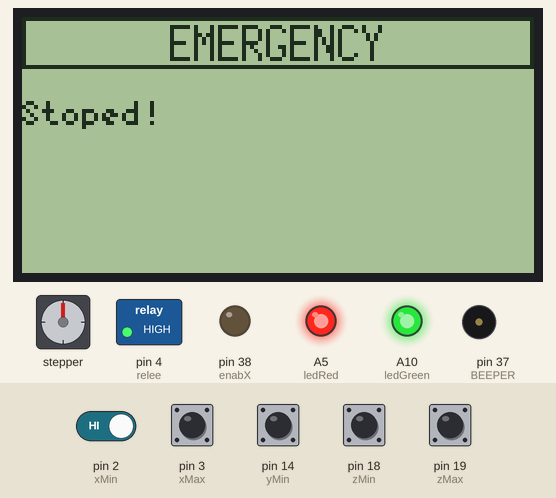
This sketch was run on a simulated Arduino Mega 2560, built with avr-gcc and run on an emulated ATmega2560. On the bench: stepper motor, 128×64 one-colour display, switched loads named in the sketch (green lamp = pin HIGH), output pins drawn as LEDs (lit = HIGH), buzzer (waves = sounding). Wiring (inferred from the names in the program): stepper motor driver (200 steps per turn assumed): step A0; direction A1. The test bench sets the inputs (shaded band); at power-on: pin 2 (xMin), pin 3 (xMax), pin 14 (yMin), pin 18 (zMin), pin 19 (zMax) HIGH. Pins used as bus, display or sensor lines are not drawn.

Above: at 1.6 s.
1.7 s: pin 14 (yMin) pulled LOW for 1 s
At 2.6 s:
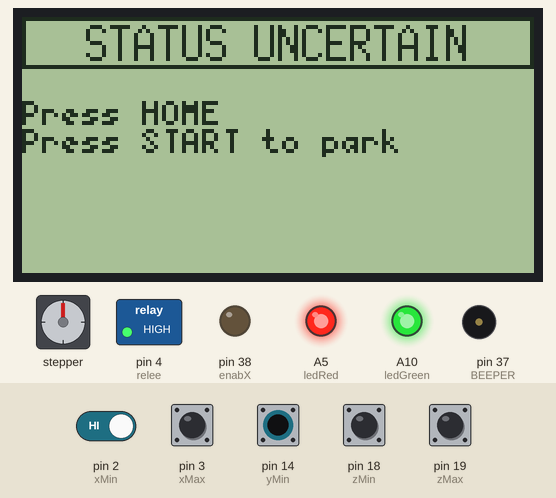
4.5 s: pin 14 (yMin) pulled LOW for 1 s
At 5.45 s:
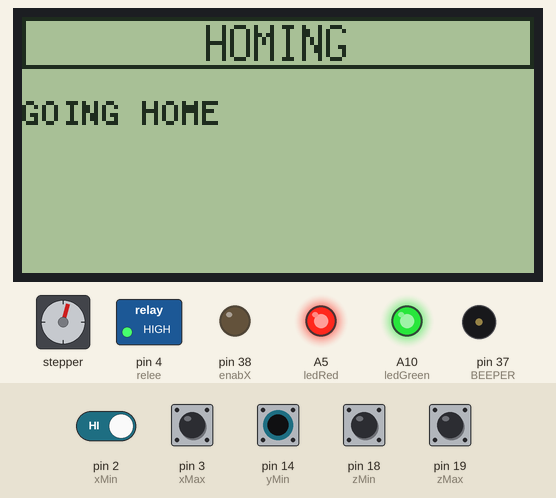
7.3 s: pin 14 (yMin) pulled LOW for 1 s
At 9.5 s:
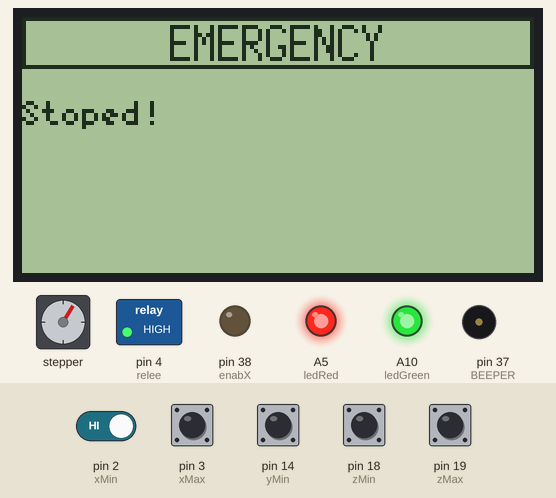
9.8 s: pin 14 (yMin) pulled LOW for 1 s
At 10.68 s:
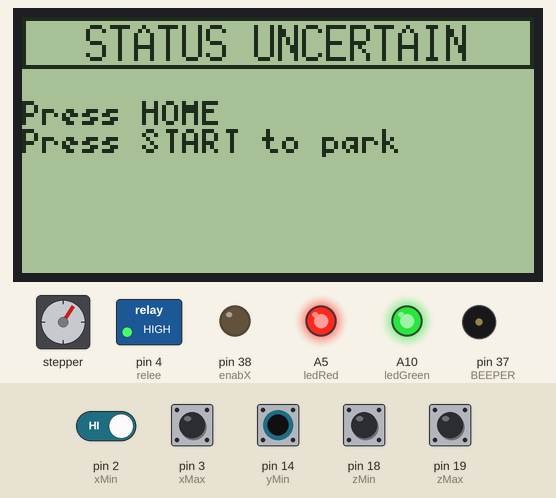
12.7 s: pin 2 (xMin) driven LOW and pin 14 (yMin) driven LOW
At 13.7 s:
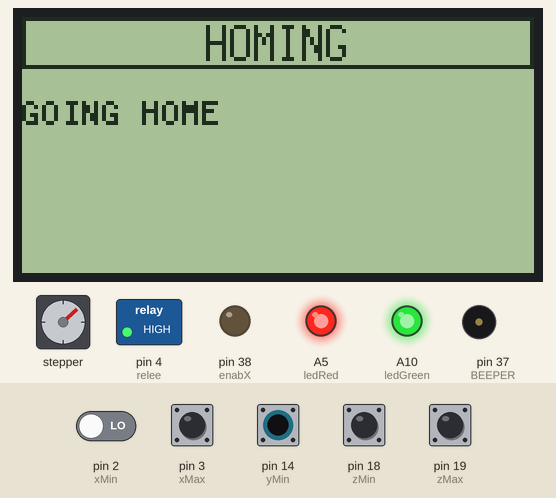
15.7 s: pin 14 (yMin) driven HIGH
At 17.3 s:
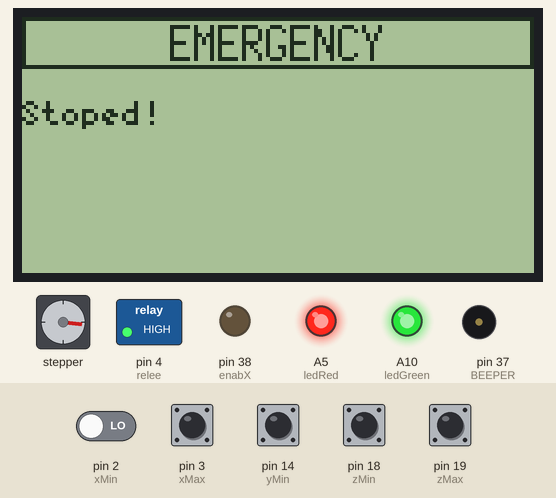
Timing chart, 0 to 18.5 s (numbered marks = the images above; inputs shaded):
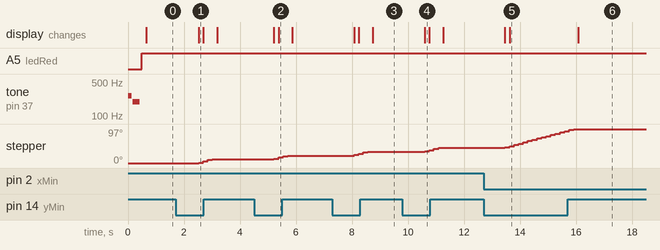

Measured:
- after the input at 1.7 s, stepper: turns 10° clockwise in 0.49 s, starting after 0.82 s; the display: changes after 0.82 s (image 1)
- after the input at 4.5 s, stepper: turns 11° clockwise in 0.49 s, starting after 0.71 s; the display: first changes after 0.71 s (image 2 shows a later state)
- after the input at 7.3 s, stepper: turns 11° clockwise in 0.49 s, starting after 0.78 s; the display: first changes after 0.78 s (image 3 shows a later state)
- after the input at 9.8 s, stepper: turns 11° clockwise in 0.49 s, starting after 0.80 s; the display: changes after 0.80 s (image 4)
- after the input at 12.7 s, stepper: keeps turning clockwise at about 23°/s, starting after 0.76 s; the display: first changes after 0.76 s (image 5 shows a later state)
- after the input at 15.7 s, stepper: goes on until 15.9 s, then stays 97°; the display: changes after 0.39 s (image 6)

The sketch:

cableTest3.ino
```cpp
#include <U8glib.h>
#include "pitches.h"


#define enabX 38
#define stepX A0
#define dirX A1

#define enabY A3
#define stepY A6
#define dirY A7

#define xMin 2 //move HOME
#define xMax 3 //move START
#define yMin 14 // bottom position
#define yMax 15 //top position
#define zMin 18 //emergency
#define zMax 19 //NC
#define c1 A3 // connector 1 / curent de fuga
#define c2 A4 // connector 2 / continuitate fire
#define ledRed A5
#define ledGreen A10
#define relee 4

#define BEEP_OK 1
#define BEEP_ERROR 2
#define BEEP_FINISH 3
#define BEEP_WAITING 4


#define MOVE_UP 1
#define MOVE_DOWN 0
boolean isMoving=false;
int moveDirection=0;


//switches
int emergencyButton=0; //not presset
int contact = 0; //not presset
int maxLimit =0; //not presset
int minLimit = 0; //not presset
int startButton = 1; //not presset
int homeButton = 1; //not presset

long debounceDelay = 50;    // the debounce time; increase if the output flickers
long lastDebounceTimeEmergency = 0;  // the last time the output pin was toggled
int emergencyState;
int lastEmergencyState=1;

// state machine
int isInitialized = 0; //pana cand nu sunt verificate cablurile
int operationFinish =0; //cand s-a terminat operatia
int maxState;
int minState;
int checkingCableStatus = 0; //process de verificare a cablului
unsigned long tmpTime; //temp variable for timeout calculation
int timeout =10000; //time to wait in cable checking process
//cable present
bool cablePresent = false; //if cables are attached to machine
long tmpCheckCableTime=0;
int checkCablePresentCounter=0; //counter incrementat la verificarea existentei cablului

//cable leakeage
bool cableLeakeage =false; //daca cablul are gauri
long tmpCheckLeakeageTime = 0; //tmp pentru verificare periodica
int checkLeakeageCounter = 0; // counter incrementat la verificarea curentului
float leakeageCurrent = 0; //suma curentului pierdut la fiecare verificare;
int leakeageTimeout = 2000; //la ce intervale se verifica daca exista pierderi
int leackeageCounter = 15; // de cate ori se ruleaza verificarea cablului

//display
#define LCD_PINS_RS 16
#define LCD_PINS_ENABLE 17
#define LCD_PINS_D4 23
#define LCD_PINS_D5 25
#define LCD_PINS_D6 27
#define LCD_PINS_D7 29
#define BEEPER 37
#define BTN_EN1 31
#define BTN_EN2 33
#define BTN_ENC 35
#define SDCARDDETECT 22
#define MISO 50
#define MOSI 51
#define SCK 52
#define SS 53

U8GLIB_ST7920_128X64_1X u8g(LCD_PINS_D4, LCD_PINS_ENABLE, LCD_PINS_RS);

//temp memory
char* buff1;
char* buff2;
char* buff3;
char* buff4;


bool debugEnabled=false;
char *message[4];
char *debugMsg[10];
char *title = "";
uint8_t menu_redraw_required = 0;
int displayCounter=0;

int machineState=0;

void setup() {
  Serial.begin(9600);

  printTitle( "INITIALIZATION");

  pinMode(stepX,OUTPUT);
  pinMode(dirX,OUTPUT);
  pinMode(enabX,OUTPUT);

  pinMode(relee, OUTPUT);
  digitalWrite(relee, HIGH);

  pinMode(xMin, INPUT_PULLUP);
  pinMode(xMax, INPUT_PULLUP);
  pinMode(yMin, INPUT_PULLUP);
  pinMode(xMax, INPUT_PULLUP);
  pinMode(zMin, INPUT_PULLUP);
  pinMode(zMax, INPUT_PULLUP);
  pinMode(c1, INPUT_PULLUP);
  pinMode(c2, INPUT_PULLUP);

  pinMode(ledRed, OUTPUT);
  pinMode(ledGreen, OUTPUT);
  digitalWrite(enabX,LOW);
  digitalWrite(ledRed,HIGH);
  digitalWrite(ledGreen, HIGH);
  buzz(BEEP_OK);

  u8g.setColorIndex(1);         // pixel on
  //char *msg[2]={"rand 1","rand 2"};
  //printMessage(msg);

}
int freeRam (){
  extern int __heap_start, *__brkval;
  int v;
  return (int) &v - (__brkval == 0 ? (int) &__heap_start : (int) __brkval);
}
void loop() {


  //green on
  //digitalWrite(ledRed,LOW);
  //digitalWrite(ledGreen, HIGH);
  //delay(1000);

  //red on
  //digitalWrite(ledRed,HIGH);
  //digitalWrite(ledGreen, LOW);
  //delay(1000);

  //off red/green
  //digitalWrite(ledRed,HIGH);
  //digitalWrite(ledGreen, HIGH);
  //delay(1000);

  //debugInputs();
  //return;
  maxLimit = digitalRead(xMax);
  minLimit = digitalRead(xMin);
  startButton = digitalRead(zMin);
  homeButton = digitalRead(zMax);

  emergencyButton=digitalRead(yMin);
  debounceEmergency(emergencyButton);

  checkMachineState();
  doCycle();

  if (  menu_redraw_required != 0 ) {
    u8g.firstPage();
    do  {
      draw();
    } while( u8g.nextPage() );
    menu_redraw_required = 0;
  }

  free(buff1);
  free(buff2);
  free(buff3);
  free(buff4);

  moving();
  //Serial.print("memory");
  //Serial.println(freeRam());
  //Serial.print("machine state: ");
  //Serial.println(machineState);
}

#define STATE_UNCERTAIN 1
#define STATE_EMERGENCY 0
#define STATE_GOING_HOME 2
#define STATE_HOME 3

void checkMachineState(){

  //avarie
  if(emergencyState == 1){
    machineState=0;
    return;
  }

  //masina a ajuns in home
  //if(isMoving == true && maxLimit ==1){
  //  machineState=STATE_HOME;
  //  return;
  //}

  //---------------
  return;
  if(emergencyState == 0 && machineState ==0){
    machineState+=1;
    return;
  }

  //masina se va deplasa catre pozitia HOME
  if(homeButton ==1 && isMoving == false && machineState==STATE_UNCERTAIN){
    machineState=STATE_GOING_HOME;
    return;
  }

  //masina a ajuns in home
  if(isMoving == true && maxLimit ==1){
    machineState=STATE_HOME;
    return;
  }

}

void doCycle(){
  switch(machineState){
    case STATE_UNCERTAIN:
      doUncentaint();
      break;
    case STATE_EMERGENCY:
      doEmergency();
      break;
    case STATE_GOING_HOME:
      doHome();
      break;
    case STATE_HOME:
      doReady();
      break;
  }
}

void doReady(){
  printTitle("HOME POSITION");
  stopMovement();
  char *msg[] ={"","Machine ready","Please attach cables",""};
  printMessage(msg);
}

void doHome(){
    printTitle("HOMING");
    char *msg[] = {"","GOING HOME","",""};
    printMessage(msg);
    isMoving = true;
    moveDirection = MOVE_UP;
    digitalWrite(dirX,MOVE_UP);
    moving();
    digitalWrite(ledRed,HIGH);
    digitalWrite(ledGreen, HIGH);
}

void doEmergency(){
    printTitle("EMERGENCY");
    char *msg[] = {"","Emergency button presset","",""};
    printMessage(msg);
    resetMachineState();
    stopMovement();
    if(emergencyState == 0){
      machineState = STATE_UNCERTAIN;
    }

}

void doUncentaint(){
    printTitle("STATUS UNCERTAIN");
    char *msg[] = {"","Press HOME","Press START to park",""};
    printMessage(msg);
    digitalWrite(ledRed,HIGH);
    digitalWrite(ledGreen, HIGH);
    if(homeButton ==1 && isMoving == false){
      machineState = STATE_GOING_HOME;
    }
}

void resetMachineState(){
    isInitialized = 0;
    cablePresent =false;
    checkingCableStatus =0;
    operationFinish = 0;
    checkLeakeageCounter=0;
    leakeageCurrent = 0;
    checkCablePresentCounter =0;
    digitalWrite(ledRed,HIGH);
    digitalWrite(ledGreen, HIGH);
}

float fmap(float x, float in_min, float in_max, float out_min, float out_max) {
  return (x - in_min) * (out_max - out_min) / (in_max - in_min) + out_min;
}

void startCheckingCable(){
  //if( millis()-tmpCheckLeakeageTime <leakeageTimeout)
  //  return;
  //tmpCheckLeakeageTime = millis();

  checkLeakeageCounter++;
  printTitle("CABLE INTEGRITY");
  char *msg[] ={"","Checking clable","Please wait",""};
  pinMode(c2, INPUT_PULLUP);
  pinMode(c1, INPUT_PULLUP);
  delay(500);
  int val1= analogRead(c1);
  int val2 = analogRead(c2);
  float amp1=0.000;
  float amp2=0.000;
  msg[1]="Test counter ";
  msg[2]="Leak current: ";
  msg[3]="Leak current: ";

  // (5V -v_drop)/15k = curent de fuga
  amp1 = (5-fabs(fmap(val1, 0.0, 1023.0, 0.01, 5.0)))/15;
  amp2 = (5-fabs(fmap(val2, 0.0, 1023.0, 0.01, 5.0)))/15;
  leakeageCurrent=leakeageCurrent+amp1;
  leakeageCurrent=leakeageCurrent+amp2;

  char t1[3];
  char t2[5];
  char t3[5];
  itoa(checkLeakeageCounter, t1,10);
  dtostrf(amp1, 3, 2, t2);
  dtostrf(amp2, 3, 2, t3);
  buff1 =(char*) malloc(30*sizeof(char));
  buff2 =(char*) malloc(30*sizeof(char));
  buff3 =(char*) malloc(30*sizeof(char));

  sprintf(buff1,"Test counter %s",t1);
  sprintf(buff2,"Leak current:  %smA",t2);
  sprintf(buff3,"Leak current:  %smA",t3);

  //msg[0]=buff1;
  msg[2]=buff2;
  msg[3]=buff3;

  printMessage(msg);
  buzz(BEEP_WAITING);
}

boolean checkCableStillPresent(){
  int s2 = analogRead(c2);
  float current2 = s2 * (5.0 / 1023.0 * 1.2);

  return current2 > 3;
}

void checkCablePresent(){
  if( millis()-tmpCheckCableTime <1000)
    return;
  tmpCheckCableTime = millis();

  char *msg[] ={"","Checking for cables ...","Please wait",""};
  char *msgEmpty[] ={"","","Please wait...",""};
  char *msgNotPresent[] ={"","Cable not present","Please attach cables",""};
  //pinMode(c2, OUTPUT);
  //pinMode(c1, INPUT_PULLUP);
  //digitalWrite(c2, LOW);
  checkCablePresentCounter++;

  int s2 = analogRead(c2);
  float current2 = s2 * (5.0 / 1023.0 * 1.2);
  Serial.print(" c2: ");
  Serial.println(current2);


  char t1[3];
  itoa(checkCablePresentCounter, t1,10);
  buff4 =(char*) malloc(30*sizeof(char));
  msgNotPresent[1]="Wait cable detection ";
  sprintf(buff4,"%s %i",msgNotPresent[1],checkCablePresentCounter);

  msgNotPresent[1]=buff4;
  if(current2 < 3){

    printMessage(msgNotPresent);
    buzz(BEEP_WAITING);
  }else{
    if(checkCablePresentCounter>3){
      cablePresent=true;
      //pinMode(c2, INPUT_PULLUP);
      printTitle("CABLE ATTACHED");
      msgNotPresent[1] = "Cable detected!";
      msgNotPresent[2] = "Press START";
      printMessage(msgNotPresent);

      buzz(BEEP_OK);
    }
  }
}

void debugInputs(){
  //char *str[12]={"DownL: ",char(digitalRead(xMin)),
  //  " UpL: ",char(digitalRead(xMax))," C: ",char(digitalRead(yMin)),
  //  " E: ",char(digitalRead(yMax)),
  Serial.print(" Down: ");
  Serial.print(digitalRead(zMin));
  Serial.print(" Up: ");
  Serial.print(digitalRead(zMax));
  Serial.print(" C1: ");
  Serial.print(digitalRead(c1));
  Serial.print(" C2: ");
  Serial.print(digitalRead(c2));
  Serial.println();
   //debug(str);
}

void moving(){
 if(isMoving==false)
    return;

 int speedDelay=500;

  digitalWrite(stepX, LOW);
  delayMicroseconds(4);
  digitalWrite(stepX, HIGH);
  delayMicroseconds(speedDelay);
  //char *str[3] = {"moving to:",char(moveDirection),"<--"};
  //debug(str);
}

void stopMovement(){
  isMoving=false;
  char *msg[] = {"","Stoped!","",""};
  printMessage(msg);
}

void printTitle(char *msg){
  if(title!=msg){
    title=msg;
    menu_redraw_required=1;
  }
}

void printMessage(char *msg[]){
    //Serial.print("msg: ");
    for(uint8_t i=0;i<4;i++){
      //Serial.print(msg[i]);
      message[i]=msg[i];
      //if(i<3)
      // Serial.print(" / ");
    }
   // Serial.println("");
    menu_redraw_required=1;
}

void draw(){
  char *str[1] = {"drawing title"};
  //debug(str);

  u8g_uint_t w, d;
  uint8_t i, h,offsetTitle;

  u8g.setFont(u8g_font_6x13);
  u8g.setFontRefHeightText();
  u8g.setFontPosTop();
  h = u8g.getFontAscent()-u8g.getFontDescent();
  w = u8g.getWidth();
  u8g.drawFrame(0, 0, w, h+2);
  offsetTitle = h+2;
  //u8g.setDefaultForegroundColor();
  //u8g.setDefaultBackgroundColor();
  d = (w-u8g.getStrWidth(title))/2;
  u8g.drawStr( d, 1, title);

  //draw message
  u8g.setFont(u8g_font_5x7);
  u8g.setFontRefHeightText();
  u8g.setFontPosTop();

  h = u8g.getFontAscent()-u8g.getFontDescent();
  w = u8g.getWidth();
  for( i = 0; i < 4; i++ ) {
    d = (w-u8g.getStrWidth(message[i]))/2;
    //u8g.setDefaultForegroundColor();

    u8g.drawStr(0, i*h+offsetTitle, message[i]);
  }
}

void debug(char *msg[]){
  return;
  if(debugEnabled == false)
    return;
  for(uint8_t i=0;i<sizeof(msg);i++){
    Serial.print(i);
    Serial.print("/");
    Serial.print(sizeof(msg));
    Serial.print(" d:-->");
    Serial.print(msg[i]);
    Serial.println("<--");
  }
  Serial.println();
}


void buzz(int k){
  int finishMelody[] = {NOTE_C4, NOTE_G3, NOTE_G3, NOTE_A3, NOTE_G3, 0, NOTE_B3, NOTE_C4};
  int finishNoteDuration[] = {4, 8, 8, 4, 4, 4, 4, 4};

  int okMelody[] = {NOTE_C4, NOTE_G3};
  int okDuration[] = {8,4};

  int waitingMelody[] = {NOTE_D3, NOTE_A5};
  int waitingDuration[] = {8,8};

  int errorMelody[] = {NOTE_D3, NOTE_A5,NOTE_D3, NOTE_A5,NOTE_D3, NOTE_A5,NOTE_D3, NOTE_A5};
  int errorDuration[] = {8,8,8,8,8,8,8,8};

  switch(k){
    case BEEP_FINISH:
        for(int thisNote=0;thisNote<8;thisNote++){
          int noteDuration = 1000 / finishNoteDuration[thisNote];
          tone(BEEPER, finishMelody[thisNote], noteDuration);
          delay(noteDuration * 1.30);
          noTone(BEEPER);
        }
      break;
    case BEEP_OK:
      digitalWrite(ledRed,LOW);
      digitalWrite(ledGreen, HIGH);

      for(int thisNote=0;thisNote<2;thisNote++){
          int noteDuration = 1000 / okDuration[thisNote];
          tone(BEEPER, okMelody[thisNote], noteDuration);
          delay(noteDuration * 1.30);
          noTone(BEEPER);
        }
      break;
    case BEEP_ERROR:
       digitalWrite(ledRed,HIGH);
       digitalWrite(ledGreen, LOW);

       for(int k = 0;k<5;k++){
        for(int thisNote=0;thisNote<2;thisNote++){
            int noteDuration = 1000 / errorDuration[thisNote];
            tone(BEEPER, errorMelody[thisNote], noteDuration);
            delay(noteDuration * 1.30);
            noTone(BEEPER);
          }
       }
      break;
    case BEEP_WAITING:
      for(int thisNote=0;thisNote<2;thisNote++){
          int noteDuration = 1000 / waitingDuration[thisNote];
          tone(BEEPER, waitingMelody[thisNote], noteDuration);
          delay(noteDuration * 1.30);
          noTone(BEEPER);
        }
      break;
  }

}


void debounceEmergency(int reading){
  if(reading != lastEmergencyState){
    lastDebounceTimeEmergency =millis();
  }

  if((millis() - lastDebounceTimeEmergency) > debounceDelay) {
    if(reading != emergencyState){

      emergencyState = reading;
    }
  }

  lastEmergencyState = reading;
}
```

pitches.h
```cpp
/*************************************************
 * Public Constants
 *************************************************/

#define NOTE_B0  31
#define NOTE_C1  33
#define NOTE_CS1 35
#define NOTE_D1  37
#define NOTE_DS1 39
#define NOTE_E1  41
#define NOTE_F1  44
#define NOTE_FS1 46
#define NOTE_G1  49
#define NOTE_GS1 52
#define NOTE_A1  55
#define NOTE_AS1 58
#define NOTE_B1  62
#define NOTE_C2  65
#define NOTE_CS2 69
#define NOTE_D2  73
#define NOTE_DS2 78
#define NOTE_E2  82
#define NOTE_F2  87
#define NOTE_FS2 93
#define NOTE_G2  98
#define NOTE_GS2 104
#define NOTE_A2  110
#define NOTE_AS2 117
#define NOTE_B2  123
#define NOTE_C3  131
#define NOTE_CS3 139
#define NOTE_D3  147
#define NOTE_DS3 156
#define NOTE_E3  165
#define NOTE_F3  175
#define NOTE_FS3 185
#define NOTE_G3  196
#define NOTE_GS3 208
#define NOTE_A3  220
#define NOTE_AS3 233
#define NOTE_B3  247
#define NOTE_C4  262
#define NOTE_CS4 277
#define NOTE_D4  294
#define NOTE_DS4 311
#define NOTE_E4  330
#define NOTE_F4  349
#define NOTE_FS4 370
#define NOTE_G4  392
#define NOTE_GS4 415
#define NOTE_A4  440
#define NOTE_AS4 466
#define NOTE_B4  494
#define NOTE_C5  523
#define NOTE_CS5 554
#define NOTE_D5  587
#define NOTE_DS5 622
#define NOTE_E5  659
#define NOTE_F5  698
#define NOTE_FS5 740
#define NOTE_G5  784
#define NOTE_GS5 831
#define NOTE_A5  880
#define NOTE_AS5 932
#define NOTE_B5  988
#define NOTE_C6  1047
#define NOTE_CS6 1109
#define NOTE_D6  1175
#define NOTE_DS6 1245
#define NOTE_E6  1319
#define NOTE_F6  1397
#define NOTE_FS6 1480
#define NOTE_G6  1568
#define NOTE_GS6 1661
#define NOTE_A6  1760
#define NOTE_AS6 1865
#define NOTE_B6  1976
#define NOTE_C7  2093
#define NOTE_CS7 2217
#define NOTE_D7  2349
#define NOTE_DS7 2489
#define NOTE_E7  2637
#define NOTE_F7  2794
#define NOTE_FS7 2960
#define NOTE_G7  3136
#define NOTE_GS7 3322
#define NOTE_A7  3520
#define NOTE_AS7 3729
#define NOTE_B7  3951
#define NOTE_C8  4186
#define NOTE_CS8 4435
#define NOTE_D8  4699
#define NOTE_DS8 4978
```
